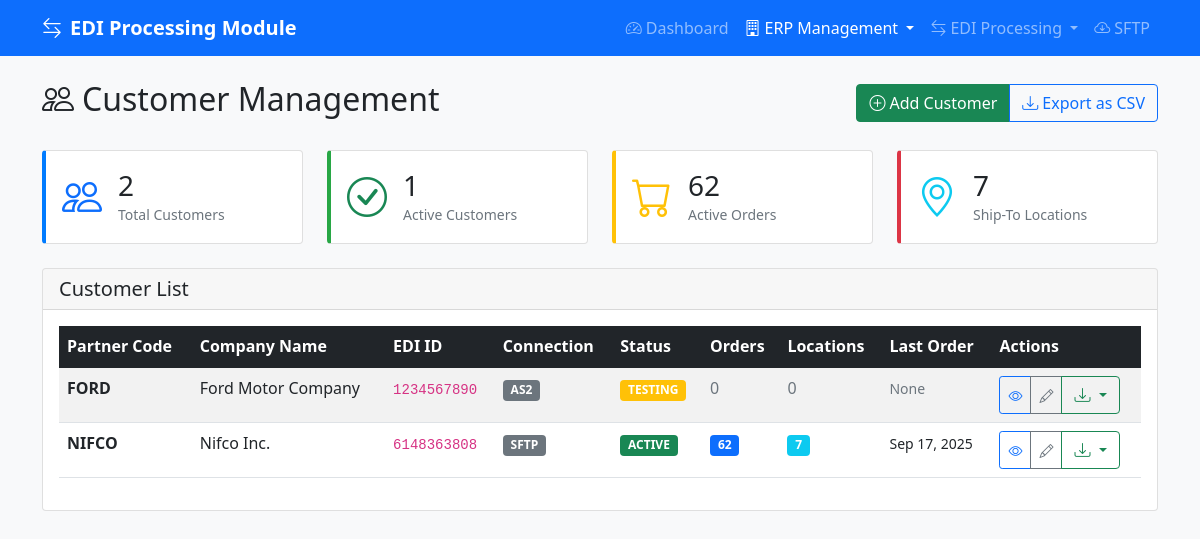
Screenshot of /src/public/index.php?page=customers with the database file from the repository.
### tables this page shows
CREATE TABLE `trading_partners` (
  `id` int NOT NULL AUTO_INCREMENT,
  `partner_code` varchar(20) NOT NULL,
  `name` varchar(100) NOT NULL,
  `edi_id` varchar(15) NOT NULL,
  `edi_standard` enum('X12','EDIFACT','TRADACOMS','CUSTOM') DEFAULT 'X12',
  `edi_version` varchar(10) DEFAULT '004010',
  `date_format` varchar(20) DEFAULT 'MM/DD/YYYY',
  `po_number_format` varchar(50) DEFAULT 'NNNNNN-NNN',
  `default_organization` varchar(100) DEFAULT 'NIFCO',
  `default_supplier` varchar(100) DEFAULT 'GREENFIELD PRECISION PLASTICS LLC',
  `default_uom` varchar(10) DEFAULT 'EACH',
  `field_mappings` json DEFAULT NULL COMMENT 'Customer-specific field name mappings',
  `business_rules` json DEFAULT NULL COMMENT 'Customer-specific business rules and calculations',
  `communication_config` json DEFAULT NULL COMMENT 'SFTP, AS2, API connection details',
  `template_config` json DEFAULT NULL COMMENT 'Import/Export template configurations',
  `connection_type` enum('AS2','SFTP','FTP','VAN','API') DEFAULT 'SFTP',
  `status` enum('active','inactive','testing') DEFAULT 'testing',
  `contact_email` varchar(255) DEFAULT NULL,
  `created_at` timestamp NULL DEFAULT CURRENT_TIMESTAMP,
  `updated_at` timestamp NULL DEFAULT CURRENT_TIMESTAMP ON UPDATE CURRENT_TIMESTAMP,
  PRIMARY KEY (`id`),
  UNIQUE KEY `partner_code` (`partner_code`),
  KEY `idx_partner_code` (`partner_code`),
  KEY `idx_edi_id` (`edi_id`),
  KEY `idx_edi_standard` (`edi_standard`),
  KEY `idx_status_standard` (`status`,`edi_standard`)
);

### src/config/database.php (called while the page is built, shortened)
<?php
class DatabaseConfig {
    private static $instance = null;
    private $connection = null;
    private $host;
    private $database;
    private $username;
    private $password;
    private $charset = 'utf8mb4';
    private function loadEnvironmentConfig() {
        $this->host = $_ENV['DB_HOST'] ?? 'localhost';
        $this->database = $_ENV['DB_DATABASE'] ?? 'edi_processing';
        $this->username = $_ENV['DB_USERNAME'] ?? 'root';
        $this->password = $_ENV['DB_PASSWORD'] ?? 'passgas1989';
    }
    private function __construct() {
        try {
            $dsn = "mysql:host={$this->host};dbname={$this->database};charset={$this->charset}";
            $options = [
                PDO::ATTR_ERRMODE => PDO::ERRMODE_EXCEPTION,
                PDO::ATTR_DEFAULT_FETCH_MODE => PDO::FETCH_ASSOC,
                PDO::ATTR_EMULATE_PREPARES => false,
                PDO::MYSQL_ATTR_USE_BUFFERED_QUERY => true,
                PDO::MYSQL_ATTR_SSL_VERIFY_SERVER_CERT => false
            ];
            $this->connection = new PDO($dsn, $this->username, $this->password, $options);
        } catch (PDOException $e) {
            error_log("Database connection failed: " . $e->getMessage());
            throw new Exception("Database connection failed: " . $e->getMessage());
        }
    }
    public static function getInstance() {
        if (self::$instance === null) {
            self::$instance = new self();
        }
        return self::$instance;
    }
    public function getConnection() {
        return $this->connection;
    }
}
?>

### src/templates/customers.php (the view, shortened to what this page needs)
<?php
require_once __DIR__ . '/../config/database.php';
$db = DatabaseConfig::getInstance();
$sql = "SELECT tp.*,
               COUNT(DISTINCT ds.id) as active_orders,
               COUNT(DISTINCT sl.id) as locations_count,
               MAX(ds.created_at) as last_order_date
        FROM trading_partners tp
        LEFT JOIN delivery_schedules ds ON tp.id = ds.partner_id AND ds.status = 'active'
        LEFT JOIN ship_to_locations sl ON tp.id = sl.partner_id AND sl.active = 1
        GROUP BY tp.id
        ORDER BY tp.name";
$customers = $db->getConnection()->query($sql)->fetchAll();
?>
<div class="row mb-4">
    <div class="col-12">
        <div class="d-flex justify-content-between align-items-center">
            <h2><i class="bi bi-people me-2"></i>Customer Management</h2>
            <div class="btn-group">
                <button type="button" class="btn btn-success" data-bs-toggle="modal" data-bs-target="#addCustomerModal">
                    <i class="bi bi-plus-circle me-1"></i>Add Customer
                </button>
                <a href="?page=customers&export=1&format=csv" class="btn btn-outline-primary">
                    <i class="bi bi-download me-1"></i>Export as CSV
                </a>
            </div>
        </div>
    </div>
</div>
<div class="row mb-4">
    <div class="col-md-3">
        <div class="card stats-card">
            <div class="card-body">
                <div class="d-flex align-items-center">
                    <i class="bi bi-people fs-1 text-primary me-3"></i>
                    <div>
                        <h3 class="mb-0"><?= count($customers) ?></h3>
                        <small class="text-muted">Total Customers</small>
                    </div>
                </div>
            </div>
        </div>
    </div>
    <div class="col-md-3">
        <div class="card stats-card success">
            <div class="card-body">
                <div class="d-flex align-items-center">
                    <i class="bi bi-check-circle fs-1 text-success me-3"></i>
                    <div>
                        <h3 class="mb-0"><?= count(array_filter($customers, fn($c) => $c['status'] === 'active')) ?></h3>
                        <small class="text-muted">Active Customers</small>
                    </div>
                </div>
            </div>
        </div>
    </div>
    <div class="col-md-3">
        <div class="card stats-card warning">
            <div class="card-body">
                <div class="d-flex align-items-center">
                    <i class="bi bi-cart fs-1 text-warning me-3"></i>
                    <div>
                        <h3 class="mb-0"><?= array_sum(array_column($customers, 'active_orders')) ?></h3>
                        <small class="text-muted">Active Orders</small>
                    </div>
                </div>
            </div>
        </div>
    </div>
    <div class="col-md-3">
        <div class="card stats-card danger">
            <div class="card-body">
                <div class="d-flex align-items-center">
                    <i class="bi bi-geo-alt fs-1 text-info me-3"></i>
                    <div>
                        <h3 class="mb-0"><?= array_sum(array_column($customers, 'locations_count')) ?></h3>
                        <small class="text-muted">Ship-To Locations</small>
                    </div>
                </div>
            </div>
        </div>
    </div>
</div>
<div class="card">
    <div class="card-header">
        <h5 class="card-title mb-0">Customer List</h5>
    </div>
    <div class="card-body" style="overflow: visible;">
        <div class="table-responsive" style="overflow: visible;">
            <table class="table table-striped table-hover">
                <thead class="table-dark">
                    <tr>
                        <th>Partner Code</th>
                        <th>Company Name</th>
                        <th>EDI ID</th>
                        <th>Connection</th>
                        <th>Status</th>
                        <th>Orders</th>
                        <th>Locations</th>
                        <th>Last Order</th>
                        <th>Actions</th>
                    </tr>
                </thead>
                <tbody>
                    <?php foreach ($customers as $customer): ?>
                    <tr>
                        <td><strong><?= htmlspecialchars($customer['partner_code']) ?></strong></td>
                        <td><?= htmlspecialchars($customer['name']) ?></td>
                        <td><code><?= htmlspecialchars($customer['edi_id']) ?></code></td>
                        <td>
                            <span class="badge bg-secondary"><?= htmlspecialchars($customer['connection_type']) ?></span>
                        </td>
                        <td>
                            <?php
                            $statusClass = match($customer['status']) {
                                'active' => 'bg-success',
                                'inactive' => 'bg-danger',
                                'testing' => 'bg-warning',
                                default => 'bg-secondary'
                            };
                            ?>
                            <span class="badge <?= $statusClass ?>"><?= strtoupper($customer['status']) ?></span>
                        </td>
                        <td>
                            <?php if ($customer['active_orders'] > 0): ?>
                                <span class="badge bg-primary"><?= $customer['active_orders'] ?></span>
                            <?php else: ?>
                                <span class="text-muted">0</span>
                            <?php endif; ?>
                        </td>
                        <td>
                            <?php if ($customer['locations_count'] > 0): ?>
                                <span class="badge bg-info"><?= $customer['locations_count'] ?></span>
                            <?php else: ?>
                                <span class="text-muted">0</span>
                            <?php endif; ?>
                        </td>
                        <td>
                            <?php if ($customer['last_order_date']): ?>
                                <small><?= date('M j, Y', strtotime($customer['last_order_date'])) ?></small>
                            <?php else: ?>
                                <small class="text-muted">None</small>
                            <?php endif; ?>
                        </td>
                        <td>
                            <div class="btn-group btn-group-sm">
                                <button class="btn btn-outline-primary" title="View Details">
                                    <i class="bi bi-eye"></i>
                                </button>
                                <button class="btn btn-outline-secondary" title="Edit Customer">
                                    <i class="bi bi-pencil"></i>
                                </button>
                                <div class="btn-group">
                                    <button class="btn btn-outline-success dropdown-toggle" data-bs-toggle="dropdown" title="Export Customer Data">
                                        <i class="bi bi-download"></i>
                                    </button>
                                </div>
                            </div>
                        </td>
                    </tr>
                    <?php endforeach; ?>
                </tbody>
            </table>
        </div>
    </div>
</div>

### src/public/index.php (style rules this page uses)
.stats-card { border-left: 4px solid #007bff; }
.stats-card.success { border-left-color: #28a745; }
.stats-card.warning { border-left-color: #ffc107; }
.stats-card.danger { border-left-color: #dc3545; }
.table-responsive { max-height: 500px; }

### rows the page displays
trading_partners: partner_code "FORD", name "Ford Motor Company", edi "1234567890", connection_type "AS2", status "TESTING", shows "None"
trading_partners: partner_code "NIFCO", name "Nifco Inc.", edi "6148363808", connection_type "SFTP", status "ACTIVE", active_orders "62", locations_count "7", last_order_date "Sep 17, 2025"

### other values shown
AppConfig::APP_NAME "EDI Processing Module"
count($customers) "2"
count(array_filter($customers, fn($c) => $c['status'] === 'active')) "1"
array_sum(array_column($customers, 'active_orders')) "62"
array_sum(array_column($customers, 'locations_count')) "7"
